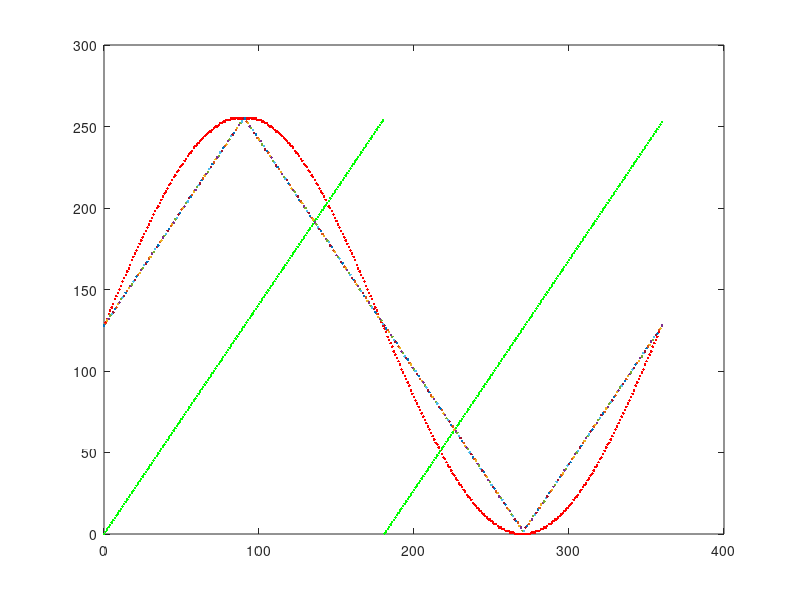

MATLAB code for this plot:
clc;
t=0:0.01:10;
alpha=0.01;
e=2.71;
y=10*sin(t);
%plot(t,y);
theta=0:0.1:2*pi;
seno=int32(sin(theta)*10000000/32768);



s = fopen('SineWave.vhd','w+'); %opens the output file 
fprintf(s,'library IEEE;\n');
fprintf(s,'use IEEE.STD_LOGIC_1164.ALL;\n');
fprintf(s,'use IEEE.NUMERIC_STD.ALL;\n');
fprintf(s,'use IEEE.STD_LOGIC_unsigned.ALL;\n');
fprintf(s,'entity sinewave is\n');
fprintf(s,'port (clksen :in  std_logic;\n');
fprintf(s,'dataout : out std_logic_vector(15 downto 0);\n');
fprintf(s,');\n');
fprintf(s,'end sinewave;\n');
fprintf(s,'architecture Behavioral of SineWave is\n');
 fprintf(s,'\n');
 fprintf(s,'\n');
for i=0:360
 x=uint8(sind(i)*128+128);   
 plot(i,x,'r');
 hold on;
numero=dec2hex(x,2);
fprintf(s,'constant dato');
fprintf(s,'%d',i);
fprintf(s,': std_logic_vector(15 downto 0) := ');
fprintf(s,'x');
fprintf(s,'"');
fprintf(s,'%s',numero); 
fprintf(s,'";');
fprintf(s,'\n');
end
fprintf(s,'type rom_array is array (NATURAL range <>) of STD_LOGIC_VECTOR(15 downto 0);\n');
fprintf(s,'constant rom: rom_array := (');
for i=0:360
    fprintf(s,'%s','D');
    fprintf(s,'%d',i);
    fprintf(s,',');
    if((i==32)||(i==32*2)||(i==32*3)||(i==32*4)||(i==32*4)||(i==32*5)||(i==32*6)||(i==32*7)||(i==32*8)||(i==32*9)||(i==32*10)||(i==32*11)||(i==32*12)) 
    fprintf(s,'\n');    
    end    
end
fprintf(s,');');
fprintf(s,'\n');
fprintf(s,'begin\n');
fprintf(s,'process(clk)\n');
fprintf(s,'variable j: integer;\n');
fprintf(s,'begin\n');
fprintf(s,'if(rising_edge(clk)) then  ');
fprintf(s,'j := conv_integer(dir);\n');
fprintf(s,'dataout <= rom(j); \n');
fprintf(s,'j<= j+1\n');
fprintf(s,'if(j=180) then\n');
fprintf(s,'j<=0;\n');
fprintf(s,'end if;\n');
fprintf(s,'end if;\n');
fprintf(s,'end process;\n');
fprintf(s,'end Behavioral;');
fprintf(s,'\n');
fprintf(s,'\n');
fprintf('terminado');
fclose(s);








s2 = fopen('SawToothWave.vhd','w+'); %opens the output file 
        fprintf(s2,'library IEEE;\n');
        fprintf(s2,'use IEEE.STD_LOGIC_1164.ALL;\n');
        fprintf(s2,'use IEEE.NUMERIC_STD.ALL;\n');
        fprintf(s2,'use IEEE.STD_LOGIC_unsigned.ALL;\n');
        fprintf(s2,'entity SawToothWave is\n');
        fprintf(s2,'port (clk :in  std_logic;\n');
        fprintf(s2,'dataout : out std_logic_vector(15 downto 0);\n');
        fprintf(s2,');\n');
        fprintf(s2,'end SawToothWave;\n');
        fprintf(s2,'architecture Behavioral of SawToothWave is\n');
        fprintf(s2,'\n');
        fprintf(s2,'\n');
for i=0:360
    if i<181
        numero=dec2hex(round(1.41*i),2);
        plot(i,1.41*i,'g');
        hold on;
        fprintf(s2,'constant dato');
        fprintf(s2,'%d',i);
        fprintf(s2,': std_logic_vector(15 downto 0) := ');
        fprintf(s2,'x');
        fprintf(s2,'"');
        fprintf(s2,'%s',numero);
        fprintf(s2,'";');
        fprintf(s2,'\n');
    else
        numero=dec2hex(round(1.41*i-255),2);
        plot(i,1.41*i-255,'g');
        hold on;
        fprintf(s2,'constant dato');
        fprintf(s2,'%d',i);
        fprintf(s2,': std_logic_vector(15 downto 0) := ');
        fprintf(s2,'x');
        fprintf(s2,'"');
        fprintf(s2,'%s',numero);
        fprintf(s2,'";');
        fprintf(s2,'\n');
    end
end
fprintf(s2,'type rom_array is array (NATURAL range <>) of STD_LOGIC_VECTOR(15 downto 0);\n');
fprintf(s2,'constant rom: rom_array := (');
for i=0:360
    fprintf(s2,'%s','D');
    fprintf(s2,'%d',i);
    fprintf(s2,',');
    if((i==32)||(i==32*2)||(i==32*3)||(i==32*4)||(i==32*4)||(i==32*5)||(i==32*6)||(i==32*7)||(i==32*8)||(i==32*9)||(i==32*10)||(i==32*11)||(i==32*12)) 
    fprintf(s2,'\n');    
    end    
end
fprintf(s2,');');
fprintf(s2,'\n');
fprintf(s2,'begin\n');
fprintf(s2,'process(clk)\n');
fprintf(s2,'variable j: integer;\n');
fprintf(s2,'begin\n');
fprintf(s2,'if(rising_edge(clk)) then  ');
fprintf(s2,'j := conv_integer(dir);\n');
fprintf(s2,'dataout <= rom(j); \n');
fprintf(s2,'j<= j+1\n');
fprintf(s2,'if(j=180) then\n');
fprintf(s2,'j<=0;\n');
fprintf(s2,'end if;\n');
fprintf(s2,'end if;\n');
fprintf(s2,'end process;\n');
fprintf(s2,'end Behavioral;');
fprintf(s2,'\n');
fprintf(s2,'\n');
fprintf('terminado');
fclose(s2);











s3 = fopen('TriangleWave.vhd','w+'); %opens the output file 
fprintf(s3,'library IEEE;\n');
fprintf(s3,'use IEEE.STD_LOGIC_1164.ALL;\n');
fprintf(s3,'use IEEE.NUMERIC_STD.ALL;\n');
fprintf(s3,'use IEEE.STD_LOGIC_unsigned.ALL;\n');
fprintf(s3,'entity TriangleWave is\n');
fprintf(s3,'port (clksen :in  std_logic;\n');
fprintf(s3,'dataout : out std_logic_vector(15 downto 0);\n');
fprintf(s3,');\n');
fprintf(s3,'end TriangleWave;\n');
fprintf(s3,'architecture Behavioral of TriangleWave is\n');
 fprintf(s3,'\n');
 fprintf(s3,'\n');
for i=0:360
    if i<91
        numero=dec2hex(128+round(1.41*i),2);
        plot(i,128+round(1.41*i));
        hold on;
        fprintf(s2,'constant dato');
        fprintf(s2,'%d',i);
        fprintf(s2,': std_logic_vector(15 downto 0) := ');
        fprintf(s2,'x');
        fprintf(s2,'"');
        fprintf(s2,'%s',numero);
        fprintf(s2,'";');
        fprintf(s2,'\n');
    elseif i<271
        numero=dec2hex(383-round(1.41*i),2);
        plot(i,383-round(1.41*i));
        hold on;
        fprintf(s2,'constant dato');
        fprintf(s2,'%d',i);
        fprintf(s2,': std_logic_vector(15 downto 0) := ');
        fprintf(s2,'x');
        fprintf(s2,'"');
        fprintf(s2,'%s',numero);
        fprintf(s2,'";');
        fprintf(s2,'\n');
    else
        numero=dec2hex(round(1.41*i)-380,2);
        plot(i,round(1.41*i)-380);
        hold on;
        fprintf(s2,'constant dato');
        fprintf(s2,'%d',i);
        fprintf(s2,': std_logic_vector(15 downto 0) := ');
        fprintf(s2,'x');
        fprintf(s2,'"');
        fprintf(s2,'%s',numero);
        fprintf(s2,'";');
        fprintf(s2,'\n');    
    end
end
fprintf(s3,'type rom_array is array (NATURAL range <>) of STD_LOGIC_VECTOR(15 downto 0);\n');
fprintf(s3,'constant rom: rom_array := (');
for i=0:360
    fprintf(s3,'%s','D');
    fprintf(s3,'%d',i);
    fprintf(s3,',');
    if((i==32)||(i==32*2)||(i==32*3)||(i==32*4)||(i==32*4)||(i==32*5)||(i==32*6)||(i==32*7)||(i==32*8)||(i==32*9)||(i==32*10)||(i==32*11)||(i==32*12)) 
    fprintf(s3,'\n');    
    end    
end
fprintf(s3,');');
fprintf(s3,'\n');
fprintf(s3,'begin\n');
fprintf(s3,'process(clksen)\n');
fprintf(s3,'variable j: integer;\n');
fprintf(s3,'begin\n');
fprintf(s3,'if(rising_edge(clk)) then  ');
fprintf(s3,'j := conv_integer(dir);\n');
fprintf(s3,'dataout <= rom(j); \n');
fprintf(s3,'j<= j+1\n');
fprintf(s3,'if(j=180) then\n');
fprintf(s3,'j<=0;\n');
fprintf(s3,'end if;\n');
fprintf(s3,'end if;\n');
fprintf(s3,'end process;\n');
fprintf(s3,'end Behavioral;');
fprintf(s3,'\n');
fprintf(s2,'\n');
fprintf('terminado');
fclose(s3);





